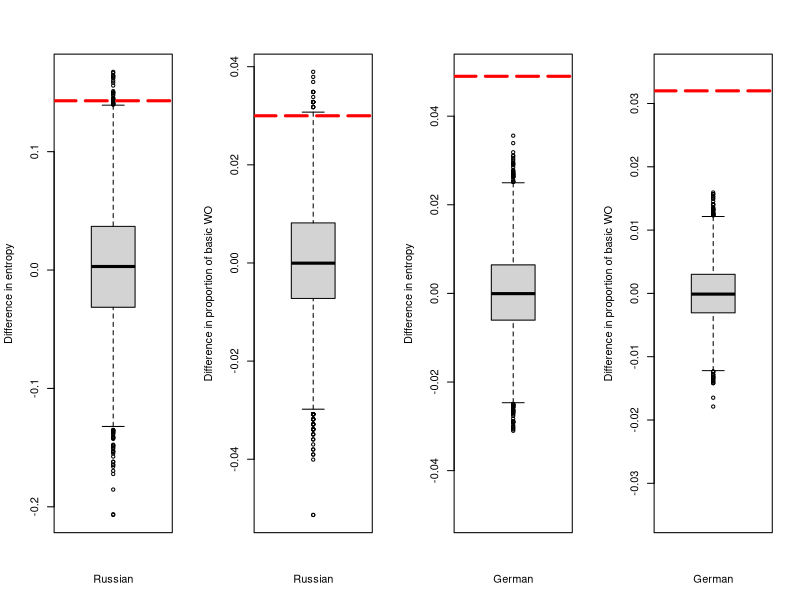

Source code (R):
bsr <- read.csv("bsrus.tsv",sep="\t",header=TRUE,quote="",encoding="UTF-8")
bsg <- read.csv("bsger.tsv",sep="\t",header=TRUE,quote="",encoding="UTF-8")
par(mfrow=c(1,4))
boxplot(bsr$entropy)
abline(h=0.143, col = "Red", lty = 5, lwd =3)
title(xlab="Russian", ylab="Difference in entropy")
boxplot(bsr$bwo)
abline(h=0.030, col = "Red", lty = 5, lwd =3)
title(xlab="Russian", ylab="Difference in proportion of basic WO")
boxplot(bsg$entropy, ylim = c(-0.05,0.05))
abline(h=0.049, col = "Red", lty = 5, lwd =3)
title(xlab="German", ylab="Difference in entropy")
boxplot(bsg$bwo, ylim = c(-0.035,0.035))
abline(h=0.032, col = "Red", lty = 5, lwd =3)
title(xlab="German", ylab="Difference in proportion of basic WO")
